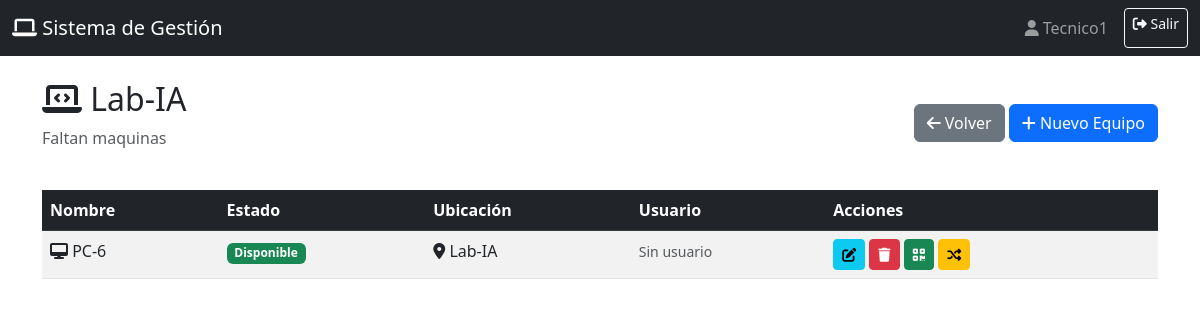
Page /laboratorio/2 (signed in) on the earlier database version.
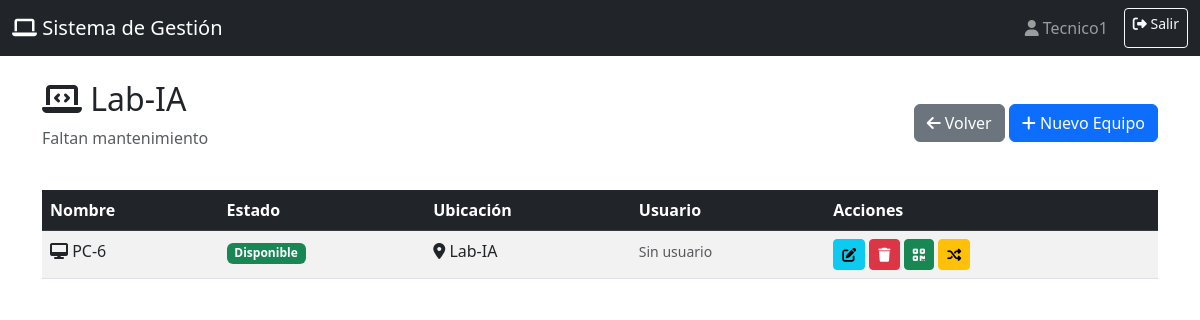
Same page on the later database version.
### models/Usuario.py (models this page shows, shortened)
class Usuarios(UserMixin, db.Model):
    __tablename__ = 'usuarios'
    id = db.Column(db.Integer, primary_key=True)
    username = db.Column(db.String(80), unique=True, nullable=False)
    password = db.Column(db.Text, nullable=False)
    rol = db.Column(db.String(20), nullable=False, default='estudiante')
    __table_args__ = (
        CheckConstraint("rol IN ('admin', 'profesor', 'estudiante', 'tecnico')", name='check_rol'),
    )

### models/Lab.py (models this page shows)
class Laboratorios(db.Model):
    __tablename__ = 'laboratorios'
    id = db.Column(db.Integer, primary_key=True)
    nombre = db.Column(db.String(100), unique=True, nullable=False)
    descripcion = db.Column(db.Text)
    equipos = db.relationship('Equipos', backref='laboratorio', lazy=True, cascade='all, delete-orphan')

### models/equipos.py (models this page shows)
class Equipos(db.Model):
    __tablename__ = 'equipos'
    id = db.Column(db.Integer, primary_key=True)
    nombre = db.Column(db.String(100), nullable=False)
    estado = db.Column(db.String(20), nullable=False, default='disponible')
    ubicacion = db.Column(db.Text, nullable=False)
    laboratorio_id = db.Column(db.Integer, db.ForeignKey('laboratorios.id'), nullable=False)
    usuario_id = db.Column(db.Integer, db.ForeignKey('usuarios.id'), nullable=True)
    usuario = db.relationship('Usuarios', backref='equipos_asignados', lazy=True)
    VALID_STATUSES = ['disponible', 'usado', 'dañado']

### controllers/lab_controller.py (the view)
@Lab_bp.route('/laboratorio/<int:panel_id>')
@login_required
def view_panel(panel_id):
    panel = Laboratorios.query.get_or_404(panel_id)
    panels = Laboratorios.query.all()
    usuarios=Usuarios.query.all()
    return render_template('panel.html', panel=panel, usuarios=usuarios, panels=panels)

### app.py (called while the page is built)
@login_manager.user_loader
def load_user(user_id):
    return Usuarios.query.get(int(user_id))

### views/templates/panel.html (shortened to what this page needs)
{% extends "base.html" %}
{% block content %}
<div class="d-flex justify-content-between align-items-center mb-4">
    <div>
        <h2><i class="fas fa-laptop-code"></i> {{ panel.nombre }}</h2>
        <p class="text-muted">{{ panel.descripcion or 'Sin descripción' }}</p>
    </div>
    <div>
        <a href="{{ url_for('laboratorio.dashboard') }}" class="btn btn-secondary">
            <i class="fas fa-arrow-left"></i> Volver
        </a>
        {% if current_user.rol in ['admin', 'profesor', 'tecnico'] %}
        <button class="btn btn-primary" data-bs-toggle="modal" data-bs-target="#createEquipmentModal">
            <i class="fas fa-plus"></i> Nuevo Equipo
        </button>
        {% endif %}
    </div>
</div>
<div class="table-responsive">
    <table class="table table-striped table-hover">
        <thead class="table-dark">
            <tr>
                <th>Nombre</th>
                <th>Estado</th>
                <th>Ubicación</th>
                <th>Usuario</th>
                {% if current_user.rol in ['admin', 'profesor', 'tecnico'] %}
                <th>Acciones</th>
                {% endif %}
            </tr>
        </thead>
        <tbody>
            {% for equipment in panel.equipos %}
            <tr>
                <td><i class="fas fa-desktop"></i> {{ equipment.nombre }}</td>
                <td>
                    {% if equipment.estado == 'disponible' %}
                        <span class="badge bg-success">Disponible</span>
                    {% elif equipment.estado == 'usado' %}
                        <span class="badge bg-warning">Usado</span>
                    {% else %}
                        <span class="badge bg-danger">Dañado</span>
                    {% endif %}
                </td>
                <td><i class="fas fa-map-marker-alt"></i> {{ equipment.ubicacion }}</td>
                <td>
                    {% if equipment.estado == 'disponible' %}
                        <small class="text-muted">Sin usuario</small>
                    {% elif equipment.estado == 'usado' %}
                        <small>Por: {{ equipment.usuario.username if equipment.usuario else 'Desconocido' }}</small>
                    {% elif equipment.estado == 'dañado' %}
                        <small>Técnico: {{ equipment.usuario.username if equipment.usuario else 'Sin asignar' }}</small>
                    {% endif %}
                </td>
                {% if current_user.rol in ['admin', 'profesor', 'tecnico'] %}
                <td>
                    <button class="btn btn-sm btn-info" onclick="editEquipment({{ equipment.id }})">
                        <i class="fas fa-edit"></i>
                    </button>
                    <form method="POST" action="{{ url_for('equipo.delete_equipment', equipment_id=equipment.id) }}"
                          onsubmit="return confirm('¿Eliminar este equipo?')" class="d-inline">
                        <button type="submit" class="btn btn-sm btn-danger">
                            <i class="fas fa-trash"></i>
                        </button>
                    </form>
                    <button class="btn btn-sm btn-success" onclick="generateQR({{ equipment.id }})">
                        <i class="fas fa-qrcode"></i>
                    </button>
                    <button class="btn btn-sm btn-warning" onclick="openMoveModal({{ equipment.id }})">
                        <i class="fas fa-random"></i>
                    </button>
                </td>
                {% endif %}
            </tr>
            {% else %}
            <tr>
                <td colspan="5" class="text-center text-muted">No hay equipos registrados</td>
            </tr>
            {% endfor %}
        </tbody>
    </table>
</div>
{% endblock %}

### views/templates/base.html (shortened to what this page needs)
<!DOCTYPE html>
<html lang="es">
<head>
    <link href="https://cdnjs.cloudflare.com/ajax/libs/bootstrap/5.3.0/css/bootstrap.min.css" rel="stylesheet">
    <link href="https://cdnjs.cloudflare.com/ajax/libs/font-awesome/6.4.0/css/all.min.css" rel="stylesheet">
    <link rel="stylesheet" href="{{ url_for('static', filename='css/style.css') }}">
</head>
<body>
    {% if current_user.is_authenticated %}
    <nav class="navbar navbar-expand-lg navbar-dark bg-dark">
        <div class="container-fluid">
            <a class="navbar-brand" href="{{ url_for('laboratorio.dashboard') }}">
                <i class="fas fa-laptop"></i> Sistema de Gestión
            </a>
            <div class="navbar-nav ms-auto">
                <span class="navbar-text me-3">
                    <i class="fas fa-user"></i> {{ current_user.username }}
                </span>
                <a class="btn btn-outline-light btn-sm" href="{{ url_for('auth.logout') }}">
                    <i class="fas fa-sign-out-alt"></i> Salir
                </a>
            </div>
        </div>
    </nav>
    {% endif %}
    <div class="container mt-4">
        {% block content %}{% endblock %}
    </div>
</body>
</html>

Differences in the rows shown:
changed Laboratorios "Lab-IA": descripcion "Faltan maquinas" → "Faltan mantenimiento"
